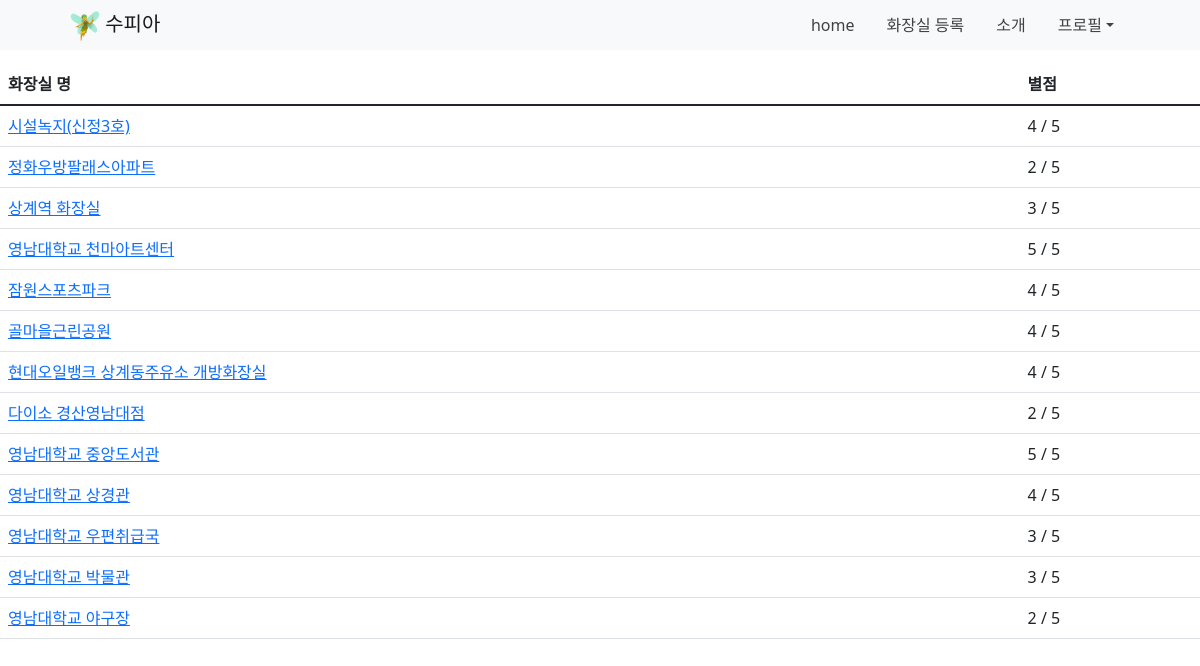
Page /myComments/ (signed in) on the committed database.
### toilet/models.py (models this page shows)
class Comment(models.Model):
    score=models.IntegerField(validators=[MinValueValidator(1), MaxValueValidator(5)])
    author = models.ForeignKey(User, on_delete=models.CASCADE)
    toilet = models.ForeignKey(ToiletInfo, on_delete=models.CASCADE)
    def __str__(self):
        return self.toilet.tname

class ToiletInfo(models.Model):
    squat = 0 # 좌변기
    toilet = 1 # 양변기
    unknown = 3
    TTYPE_CHOICE = [(squat, '좌변기'), (toilet, '양변기')]
    id = models.AutoField(primary_key=True)
    tname=models.CharField(max_length=200)
    tlocation=models.CharField(max_length=300)
    tlat = models.FloatField() #위도
    tlong = models.FloatField() #경도
    tnumber=models.CharField(max_length=200,null=True)
    topen=models.CharField(max_length=200,null=True)
    tbidget=models.BooleanField(null=True)
    tpaper=models.BooleanField(null=True)
    tpassword=models.BooleanField(null=True)
    tpublic=models.BooleanField(null=True)
    ttype=models.IntegerField(choices=TTYPE_CHOICE,
                                blank=True,
                                null=True,
                                default=unknown)

### toilet/views.py (the view)
# urls.py: path('myComments/', views.myComments, name='myComments'),
def myComments(req):
    commented_user = get_object_or_404(User,pk=req.user.id)
    return render(req, 'toilet/myComments.html', {'commented_user':commented_user})

### templates/toilet/myComments.html
{% extends 'base.html' %}
{% load static %}
{% block content %}
<table class="table">
    <thead class="thead-dark">
    <tr>
        <th>화장실 명</th>
        <th>별점</th>
    </tr>
    </thead>
    <tbody>
    {% if commented_user.comment_set %}
        {% for rating in commented_user.comment_set.all %}
        <tr>
            <td><a href="{% url 'toilet:info' rating.toilet.id %}">{{ rating }}</a></td>
            <td>{{ rating.score }} / 5</td>
        </tr>
    {% endfor %}
    {% else %}
        <tr>
            <td colspan="2">등록된 평가가 없습니다.</td>
        </tr>
    {% endif %}
    </tbody>
</table>
{% endblock %}

### static/css/style.css (style rules this page uses)
html, body { width: 100%; height: 100%; }

### rows in the picture
Comment: toilet.tname "시설녹지(신정3호)", score "4"
Comment: toilet.tname "정화우방팔래스아파트", score "2"
Comment: toilet.tname "상계역 화장실", score "3"
Comment: toilet.tname "영남대학교 천마아트센터", score "5"
Comment: toilet.tname "잠원스포츠파크", score "4"
Comment: toilet.tname "골마을근린공원", score "4"
Comment: toilet.tname "현대오일뱅크 상계동주유소 개방화장실", score "4"
Comment: toilet.tname "다이소 경산영남대점", score "2"
Comment: toilet.tname "영남대학교 중앙도서관", score "5"
Comment: toilet.tname "영남대학교 상경관", score "4"
Comment: toilet.tname "영남대학교 우편취급국", score "3"
Comment: toilet.tname "영남대학교 박물관", score "3"
Comment: toilet.tname "영남대학교 야구장", score "2"
